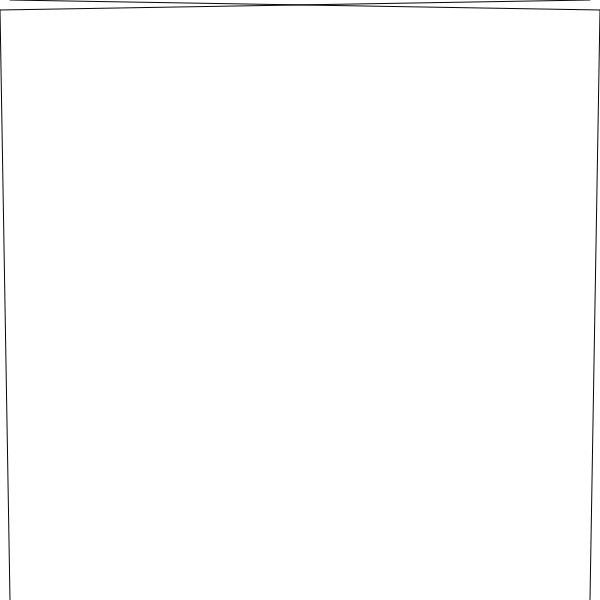
Frame 1 (no input)
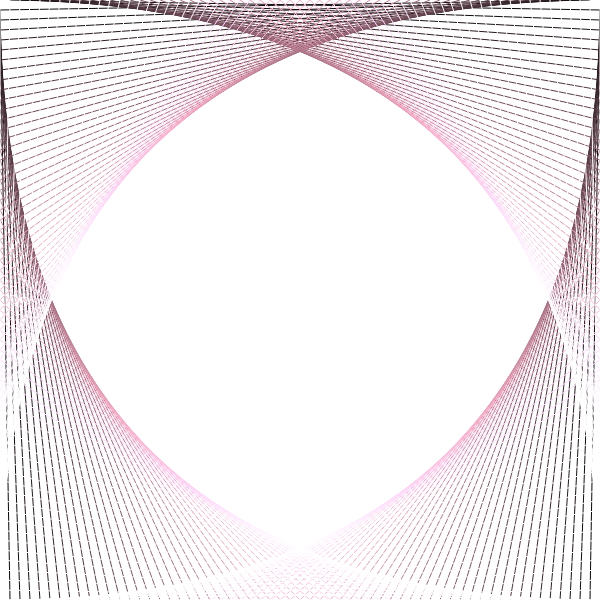
Frame 60 (no input)
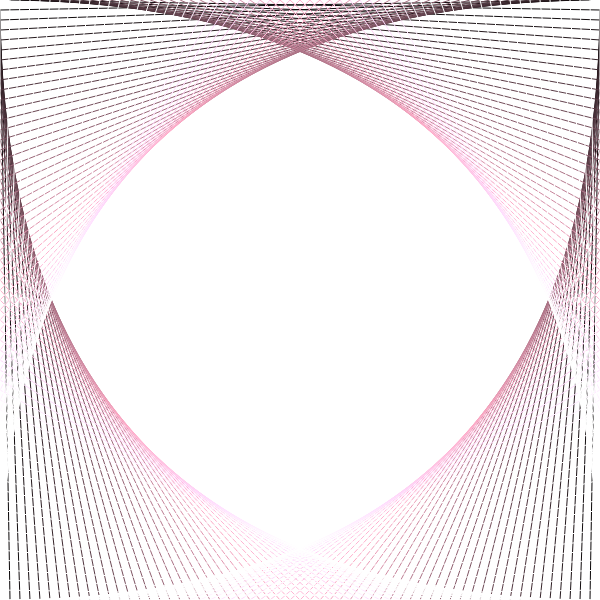
Frame 120 (the mouse pressed at the canvas centre since frame 60)

The p5.js sketch that drew these frames (run headless with seeded random() and noise() and a simulated clock; from frame 60 on, the mouse is pressed at the canvas centre):

// p5.js sketch
// ── sketch.js
function setup() {
  createCanvas(600,600);
  background(255,255,255);
  frameRate(90);
}
function draw() {
  stroke(frameCount*9,frameCount*6,frameCount*7)
  v=frameCount*10;
  line(v,0,600,v);
  line(v,600,0,v);
  line(600-v,0,0,v);
  line(600-v,600,600,v);
}
